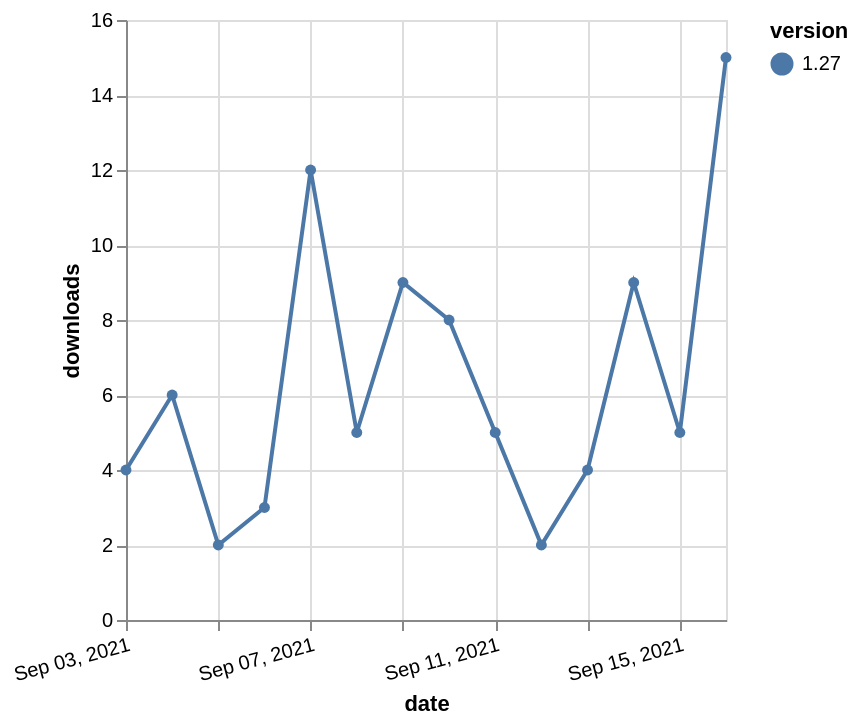

Here is the Vega-Lite specification saved for this chart:
### Vega-Lite specification from a JSON file in a GitHub repository (floating-point values rounded to 4 significant figures)
{"$schema": "https://vega.github.io/schema/vega-lite/v5.json", "description": "A simple bar chart with embedded data.", "data": {"values": [{"date": "2021-09-03", "total": 7981, "delta": 4, "version": "1.27"}, {"date": "2021-09-04", "total": 7987, "delta": 6, "version": "1.27"}, {"date": "2021-09-05", "total": 7989, "delta": 2, "version": "1.27"}, {"date": "2021-09-06", "total": 7992, "delta": 3, "version": "1.27"}, {"date": "2021-09-07", "total": 8004, "delta": 12, "version": "1.27"}, {"date": "2021-09-08", "total": 8009, "delta": 5, "version": "1.27"}, {"date": "2021-09-09", "total": 8018, "delta": 9, "version": "1.27"}, {"date": "2021-09-10", "total": 8026, "delta": 8, "version": "1.27"}, {"date": "2021-09-11", "total": 8031, "delta": 5, "version": "1.27"}, {"date": "2021-09-12", "total": 8033, "delta": 2, "version": "1.27"}, {"date": "2021-09-13", "total": 8037, "delta": 4, "version": "1.27"}, {"date": "2021-09-14", "total": 8046, "delta": 9, "version": "1.27"}, {"date": "2021-09-15", "total": 8051, "delta": 5, "version": "1.27"}, {"date": "2021-09-16", "total": 8066, "delta": 15, "version": "1.27"}]}, "width": "container", "mark": {"type": "line", "point": {"filled": true}}, "encoding": {"x": {"field": "date", "type": "temporal", "timeUnit": "yearmonthdate", "title": "date", "axis": {"labelAngle": -15}}, "y": {"field": "delta", "type": "quantitative", "title": "downloads"}, "color": {"field": "version", "type": "nominal"}, "tooltip": {"field": "delta"}}}
